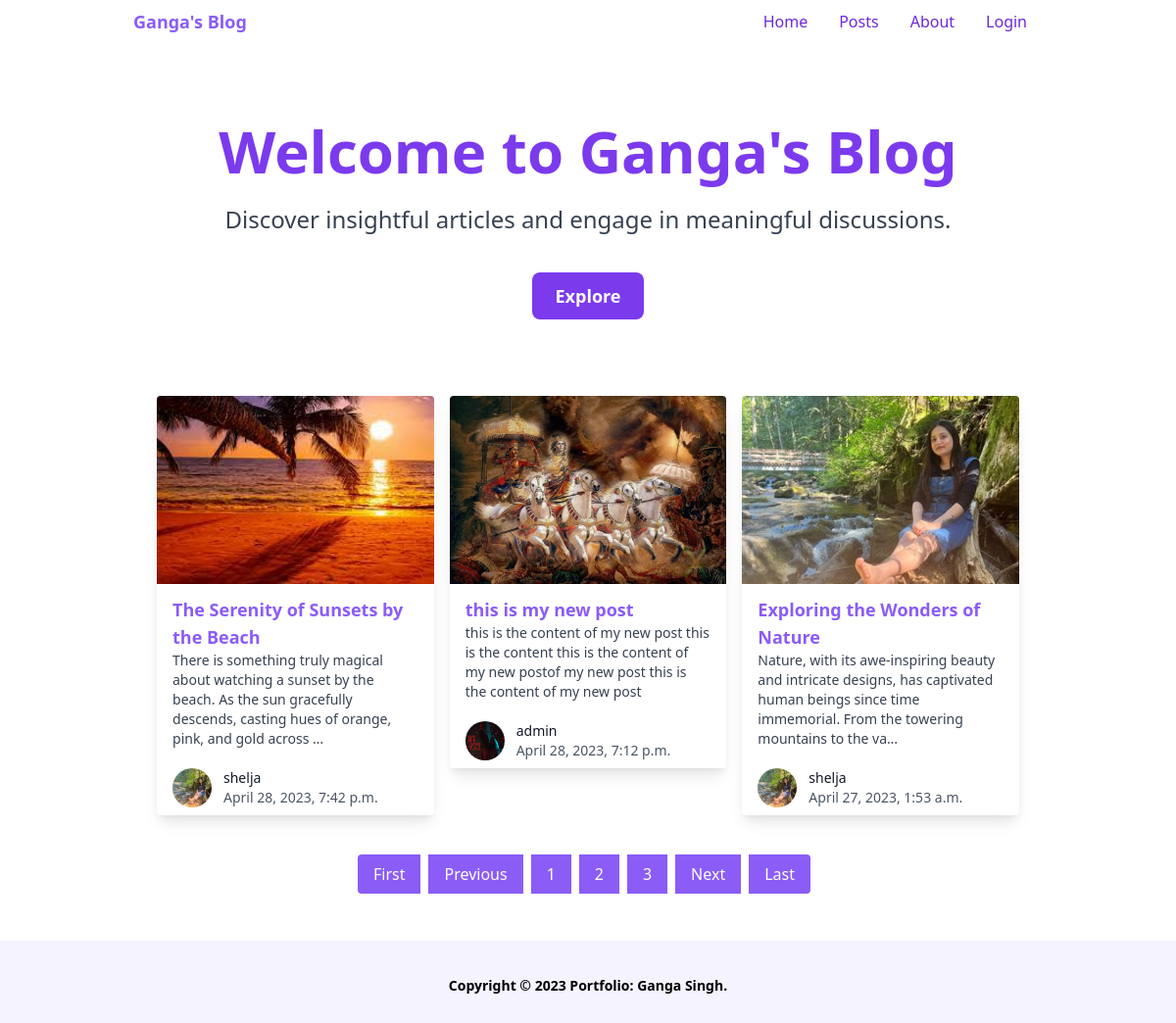
Screenshot of /?page=2 with the database file from the repository.
### blog/models.py (models this page shows, shortened)
class Post(models.Model):
    title = models.CharField(max_length=100)
    content = models.TextField()
    date_posted = models.DateTimeField(default=timezone.now)
    author = models.ForeignKey(User, on_delete=models.CASCADE)
    image = models.ImageField(upload_to='post_images')

### users/models.py (models this page shows, shortened)
class Profile(models.Model):
    user = models.OneToOneField(User, on_delete=models.CASCADE)
    avatar = models.ImageField(default='default.jpg', upload_to='avatars/')

### blog/views.py (the view)
# urls.py: path('', views.index, name='blog-home'),
def index(request):
    posts = Post.objects.order_by('-date_posted')
    posts_per_page = 3
    paginator = Paginator(posts, posts_per_page)
    page_number = request.GET.get('page')
    page_obj = paginator.get_page(page_number)
    context = {
        "page_obj": page_obj,
    }
    return render(request, 'blog/index.html', context)

### blog/templates/blog/index.html (shortened to what this page needs)
{% extends 'blog/base.html' %}
{% block body %}
<section class="bg-white py-20">
  <div class="container mx-auto text-center">
    <h1 class="text-4xl md:text-6xl text-purple-600 font-bold mb-6">Welcome to Ganga's Blog</h1>
    <p class="text-xl md:text-2xl text-gray-700 mb-12">Discover insightful articles and engage in meaningful discussions.</p>
    <a href="#blog-posts" class="bg-purple-600 text-white px-6 py-3 rounded-lg font-semibold text-lg hover:bg-purple-700 transition duration-300">Explore</a>
  </div>
</section>
    <main id="blog-posts" class="container mx-auto">
      <div class="flex flex-wrap justify-center px-16">
        {% for post in page_obj %}
          <div class="w-full sm:w-1/2 md:w-1/3 lg:w-1/3 xl:w-1/3 p-2">
              <div class="max-w-sm rounded overflow-hidden shadow-lg">
                  <img class="w-full h-48 object-cover object-center" src="{{ post.image.url }}" alt="Blog Image">
                  <div class="px-4 py-3">
                    <a href="{% url 'blog-post' post.id %}" class="font-bold text-lg mb-2 text-purple-500 hover:text-purple-600">{{ post.title }}</a>
                      <p class="text-gray-700 text-sm">{{ post.content|truncatechars:150 }}</p>
                  </div>
                  <div class="px-4 py-2 flex items-center">
                      <img class="w-10 h-10 rounded-full mr-3" src="{{ post.author.profile.avatar.url }}" alt="Author Avatar">
                      <div class="text-sm">
                          <p class="text-gray-900 font-medium">{{ post.author }}</p>
                          <p class="text-gray-600">{{ post.date_posted }}</p>
                      </div>
                  </div>
              </div>
          </div>
          {% endfor %}
      </div>
      <div class="flex items-center justify-center mt-8">
        {% if page_obj.has_previous %}
            <a href="?page=1" class="bg-purple-500 hover:bg-purple-600 text-white px-4 py-2 rounded-l mr-2">
                First
            </a>
            <a href="?page={{ page_obj.previous_page_number }}" class="bg-purple-500 hover:bg-purple-600 text-white px-4 py-2 mr-2">
                Previous
            </a>
        {% else %}
            <span class="bg-gray-300 px-4 py-2 rounded-l mr-2">First</span>
            <span class="bg-gray-300 px-4 py-2 mr-2">Previous</span>
        {% endif %}
        {% for i in page_obj.paginator.page_range %}
            {% if i == page_obj.number %}
                <span class="bg-purple-500 hover:bg-purple-600 text-white px-4 py-2 mr-2">
                    {{ i }}
                </span>
            {% elif i >= page_obj.number|add:"-1" and i <= page_obj.number|add:"1" %}
                <a href="?page={{ i }}" class="bg-purple-500 hover:bg-purple-600 text-white px-4 py-2 mr-2">
                    {{ i }}
                </a>
            {% endif %}
        {% endfor %}
        {% if page_obj.has_next %}
            <a href="?page={{ page_obj.next_page_number }}" class="bg-purple-500 hover:bg-purple-600 text-white px-4 py-2 mr-2">
                Next
            </a>
            <a href="?page={{ page_obj.paginator.num_pages }}" class="bg-purple-500 hover:bg-purple-600 text-white px-4 py-2 rounded-r mr-2">
                Last
            </a>
        {% else %}
            <span class="bg-gray-300 px-4 py-2 mr-2">Next</span>
            <span class="bg-gray-300 px-4 py-2 rounded-r mr-2">Last</span>
        {% endif %}
    </div>
  </main>
{% endblock %}

### blog/templates/blog/base.html (shortened to what this page needs)
{% load static %}
<!DOCTYPE html>
<html>
    <head>
        <link href="https://cdn.jsdelivr.net/npm/tailwindcss@2.2.15/dist/tailwind.min.css" rel="stylesheet">
    </head>
    <body>
      <nav>
        <div class="container mx-auto px-12 py-2 flex items-center justify-between">
            <div class="flex items-center">
                <a href="{% url 'blog-home' %}" class="text-purple-500 font-bold text-lg">Ganga's Blog</a>
            </div>
            <div class="hidden md:flex flex-grow items-center justify-end">
                <a href="{% url 'blog-home' %}" class="text-purple-700 mx-4">Home</a>
                <a href="#blog-posts" class="text-purple-700 mx-4">Posts</a>
                <a href="{% url 'blog-about' %}" class="text-purple-700 mx-4">About</a>
                {% if user.is_authenticated %}
                <a href="{% url 'create-post' %}" class="text-purple-700 mx-4">Create Post</a>
                <a href="{% url 'logout' %}" class="text-purple-700 mx-4">Logout</a>
                <div class="flex items-center ml-4">
                    <a href="{% url 'profile' %}">
                        <img class="w-8 h-8 rounded-full" src="{{ user.profile.avatar.url }}" alt="Profile Avatar">
                    </a>
                </div>
                {% else %}
                <a href="{% url 'login' %}" class="text-purple-700 mx-4">Login</a>
                {% endif %}
            </div>
        </div>
    </nav>
        {% block body %}{% endblock %}
        <footer class="relative bg-purple-50 pt-8 pb-6 mt-12">
              <div class="flex flex-wrap items-center md:justify-between justify-center">
                <div class="w-full md:w-4/12 px-4 mx-auto text-center">
                  <div class="text-sm text-blueGray-500 font-semibold py-1">
                    Copyright © <span id="get-current-year">2023</span><a href="https://www.creative-tim.com/product/notus-js" class="text-blueGray-500 hover:text-gray-800" target="_blank"> Portfolio:
                    <a href="https://www.creative-tim.com?ref=njs-profile" class="text-blueGray-500 hover:text-blueGray-800">Ganga Singh</a>.
                  </div>
                </div>
              </div>
          </footer>
    </body>
</html>

### rows the page displays
Post: image (picture), title "The Serenity of Sunsets by the Beach", content "There is something truly magical about watching a sunset by the beach. As the sun gracefully descends, casting hues of orange, pink, and gold across …", author.profile.avatar (picture), author "shelja", date_posted "April 28, 2023, 7:42 p.m."
Post: image (picture), title "this is my new post", content "this is the content of my new post this is the content this is the content of my new postof my new post this is the content of my new post", author.profile.avatar (picture), author "admin", date_posted "April 28, 2023, 7:12 p.m."
Post: image (picture), title "Exploring the Wonders of Nature", content "Nature, with its awe-inspiring beauty and intricate designs, has captivated human beings since time immemorial. From the towering mountains to the va…", author.profile.avatar (picture), author "shelja", date_posted "April 27, 2023, 1:53 a.m."

### other values shown
{{ i }} "1" "3"
{{ i }} "2"
